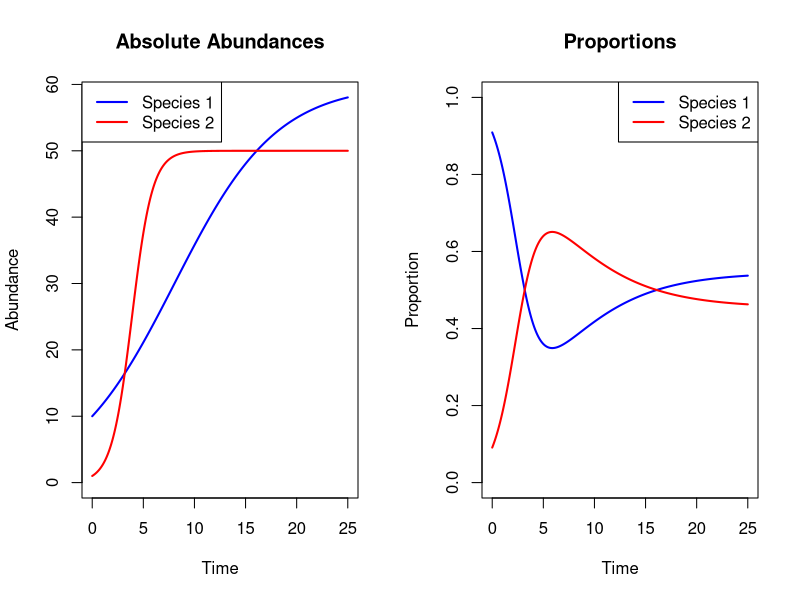

Write R code to recreate this figure.
# Load required package
library(deSolve)

# Define logistic growth model for two species
logistic_model <- function(t, state, parameters) {
  with(as.list(c(state, parameters)), {
    dx1 <- x1 * (r1 - a1 * x1)
    dx2 <- x2 * (r2 - a2 * x2)
    list(c(dx1, dx2))
    print(list(c(dx1, dx2)))
  })
}

# Parameters
r1 = 0.2  # Growth rate of species 1 (lower)
r2 = 1  # Growth rate of species 2 (higher)
K1 = 60   # Carrying capacity of species 1 (higher)
K2 = 50     # Carrying capacity of species 2 (lower)

# Compute a_i = r_i / K_i
parameters <- c(r1 = r1,
                r2 = r2,
                a1 = r1/K1,
                a2 = r2/K2)

# Initial conditions
state <- c(x1 = 10, x2 = 1)

# Time points
times <- seq(0, 25, by = 0.05)

# Run the simulation
out <- ode(y = state, times = times, func = logistic_model, parms = parameters)
out_df <- as.data.frame(out)

# Compute proportions
out_df$prop1 <- out_df$x1 / (out_df$x1 + out_df$x2)
out_df$prop2 <- out_df$x2 / (out_df$x1 + out_df$x2)

# Set up side-by-side plots
par(mfrow = c(1, 2))

# Plot 1: Absolute abundances
plot(out_df$time, out_df$x1, type = "l", col = "blue", ylim = c(0, max(out_df$x1, out_df$x2)),
     ylab = "Abundance", xlab = "Time", lwd = 2, main = "Absolute Abundances")
lines(out_df$time, out_df$x2, col = "red", lwd = 2)
legend("topleft", legend = c("Species 1", "Species 2"), col = c("blue", "red"), lwd = 2)

# Plot 2: Proportions
plot(out_df$time, out_df$prop1, type = "l", col = "blue", ylim = c(0, 1),
     ylab = "Proportion", xlab = "Time", lwd = 2, main = "Proportions")
lines(out_df$time, out_df$prop2, col = "red", lwd = 2)
legend("topright", legend = c("Species 1", "Species 2"), col = c("blue", "red"), lwd = 2)

# Save time points and absolute abundances to CSV
write.csv(out_df[, c("time", "x1", "x2")], file = "logistic_2_spp.csv", row.names = FALSE)
